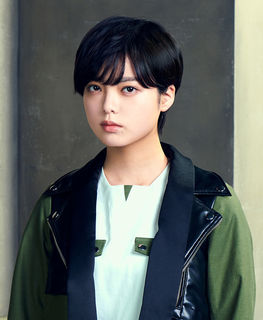
%> input picture hirate.jpg, 263 x 320 px
$ octave ff.m   (GNU Octave 9; MATLAB toolbox functions it lacks are replaced by stand-ins)
%> lines starting %> are read from the running program, lines starting %| are printed output that depends on the picture
pkg load image

clear all;
close all;
clc;

nao = '/home/tomato/Pictures/kosaka.jpg';
tecchi = '/home/tomato/Pictures/hirate.jpg';
img = imread(tecchi);
%> img is the input picture: size 320x263x3 uint8; mean R, G, B 96.4, 101, 97.3
figure(1); imshow(img); title("Asli");

img = rgb2gray(img);
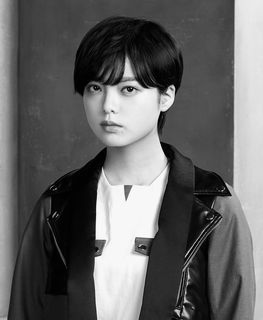
%> img: size 320x263 uint8; min 0, max 254, mean 99.3
figure(2); imshow(img); title("BW");

[h, t] = size(img);
%> h = 320; t = 263

for i = 1:h
  X(i,:) = fft2(img(i, :));
end

for j = 1:t
  Y(:, j) = fft2(img(:, j));
end

M = Y;
M = fftshift(M);
Ab = abs(M);
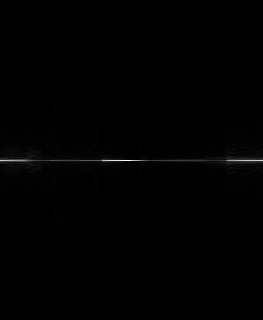
%> Ab: size 320x263 double; min 0, max 69472, mean 386.1; drawn with min black and max white
Ab = (Ab - min(min(Ab)))./(max(max(Ab))).*255;
figure(3); imshow(Ab); title("Fourier Transform of BW");
%> after `imshow(Ab)`:
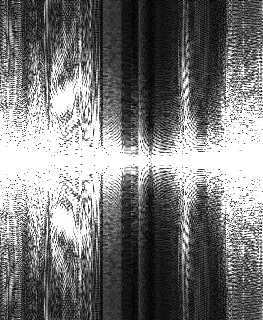
%> displayed picture: size 320x263, on the screen's scale of 0 to 255; min 0, max 255, mean 119.9
